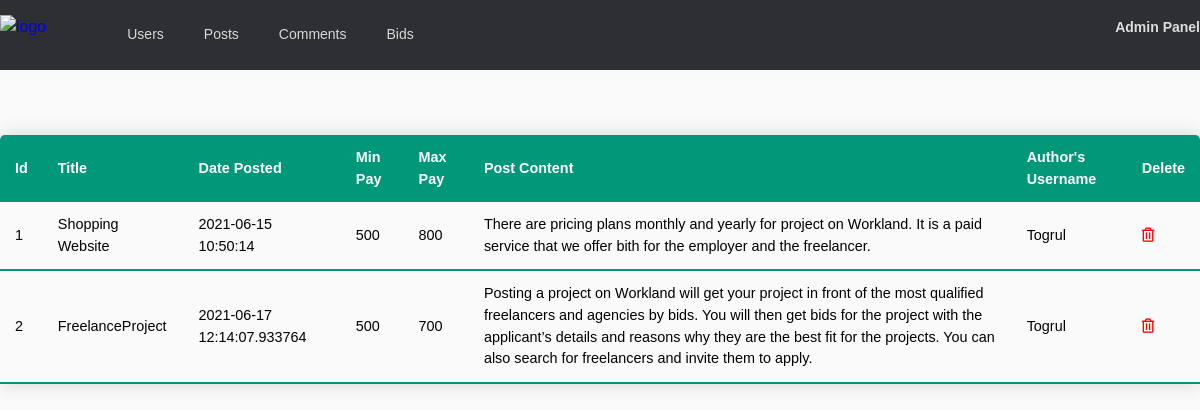
Screenshot of /admin/posts with the database file from the repository.
### app/models.py (models this page shows, shortened)
class Post(db.Model):
    id = db.Column(db.Integer, primary_key=True)
    title = db.Column(db.String(20), nullable=False)
    date_posted = db.Column(db.DateTime, nullable=False, default=datetime.utcnow)
    min_pay = db.Column(db.Integer, nullable=False)
    max_pay = db.Column(db.Integer)
    content = db.Column(db.Text, nullable=False)
    user_id = db.Column(db.Integer, db.ForeignKey('user.id'), nullable=False)
    comments = db.relationship('Comment', backref='host', lazy=True)
    bids = db.relationship('Bid', backref='bid_host', lazy=True)

class User(db.Model, UserMixin):
    id = db.Column(db.Integer, primary_key=True)
    username = db.Column(db.String(20), unique=True, nullable=False)
    email = db.Column(db.String(120), unique=True, nullable=False)
    image_file = db.Column(db.String(20), nullable=False, default='default.jpg')
    password = db.Column(db.String(60), nullable=False)
    about_user = db.Column(db.Text)
    education = db.Column(db.Text)
    speciality = db.Column(db.String(20))
    location = db.Column(db.String(20))
    age = db.Column(db.Integer)
    experience = db.Column(db.Integer)
    posts = db.relationship('Post', backref='author', lazy=True, cascade='all,delete')
    comments = db.relationship('Comment', backref='comment_author', lazy=True, cascade='all,delete')
    bids = db.relationship('Bid', backref='bid_owner', lazy=True, cascade='all,delete')

### app/routes.py (the view)
@app.route('/admin/posts', methods=['GET','POST'])
def admin_posts():
    posts = Post.query.all()
    return render_template('admin/posts.html', posts=posts)

### app/templates/admin/posts.html (shortened to what this page needs)
{% extends "admin/base.html" %}
{% block css %}
<link rel="stylesheet" href="{{ url_for('static', filename='css/base.css') }}">
{% endblock %}
{% block content %}
    <table class="content-table">
        <thead>
            <tr>
                <th scope="col">Id</th>
                <th scope="col">Title</th>
                <th scope="col">Date Posted</th>
                <th scope="col">Min Pay</th>
                <th scope="col">Max Pay</th>
                <th scope="col">Post Content</th>
                <th scope="col">Author's Username</th>
                <th scope="col">Delete</th>
            </tr>
        </thead>
        {% for post in posts %}
        <tbody>
            <tr>
                <td>{{ post.id }}</th>
                <td>{{ post.title }}</td>
                <td>{{ post.date_posted }}</td>
                <td>{{ post.min_pay }}</td>
                <td>{{ post.max_pay }}</td>
                <td>{{ post.content }}</td>
                <td>{{ post.author.username }}</td>
                <td><a href="{{url_for('admin_delete_post', post_id=post.id)}}"><i class="far fa-trash-alt" style="color: red;"></i></a></td>
            </tr>
        </tbody>
        {% endfor %}
    </table>
    {% endblock %}

### app/static/css/style.css (style rules this page uses)
* { margin: 0; padding: 0; box-sizing: border-box; }
html, body { height: 100%; }
body { background-color: #FAFAFA; font-family: 'Open Sans', sans-serif; line-height: 1.5; }
a, button, input { transition: 0.4s; }
a { text-decoration: none; }

### app/static/css/base.css (style rules this page uses)
* { font-family: sans-serif; }
.content-table { border-collapse: collapse; margin: 25px 0; font-size: 0.9em; min-width: 400px; border-radius: 5px 5px 0 0; overflow: hidden; box-shadow: 0 0 20px rgba(0, 0, 0, 0.15); }
.content-table thead tr { background-color: #009879; color: #ffffff; text-align: left; font-weight: bold; }
.content-table th, .content-table td { padding: 12px 15px; }
.content-table tbody tr { border-bottom: 1px solid #dddddd; }
.content-table tbody tr:last-of-type { border-bottom: 2px solid #009879; }

### rows the page displays
Post: id "1", title "Shopping Website", date_posted "2021-06-15 10:50:14", min_pay "500", max_pay "800", content "There are pricing plans monthly and yearly for project on Workland. It is a paid service that we offer bith for the employer and the freelancer.", author.username "Togrul"
Post: id "2", title "FreelanceProject", date_posted "2021-06-17 12:14:07.933764", min_pay "500", max_pay "700", content "Posting a project on Workland will get your project in front of the most qualified freelancers and agencies by bids. You will then get bids for the project with the applicant’s details and reasons why they are the best fit for the projects. You can also search for freelancers and invite them to apply.", author.username "Togrul"
